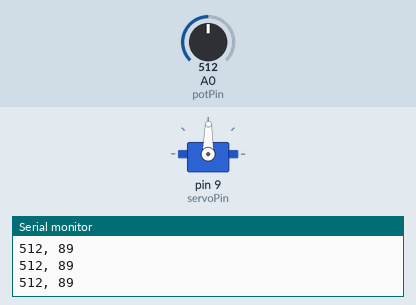
This sketch was run on a simulated Arduino Uno, built with avr-gcc and run on an emulated ATmega328P. Parts: servo, the last lines printed to the serial monitor. The inputs (shaded band) are chosen by the test bench; at power-on: A0 (potPin) = 512.

Above: at 1.2 s.
1.3 s: A0 (potPin) set to 557
At 2.4 s:
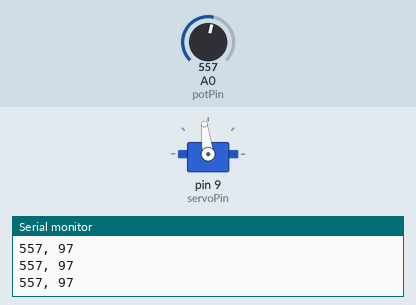
2.8 s: A0 (potPin) set to 583
At 4.0 s:
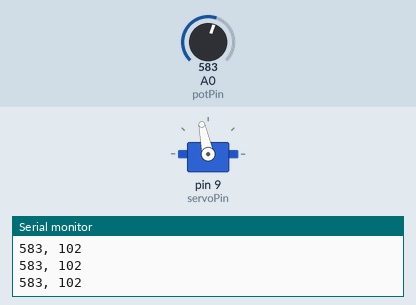
4.3 s: A0 (potPin) set to 716
At 4.6 s:
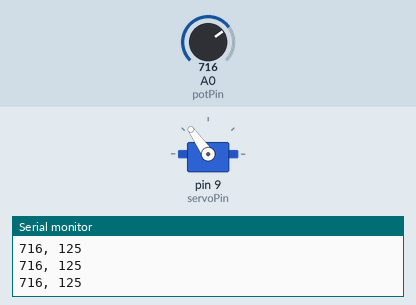
5.8 s: A0 (potPin) set to 900
At 7.0 s:
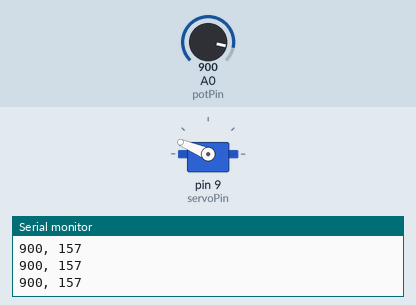
7.3 s: A0 (potPin) set to 1023
At 8.5 s:
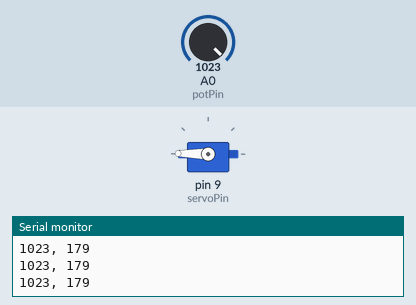
8.8 s: A0 (potPin) set to 511
At 9.4 s:
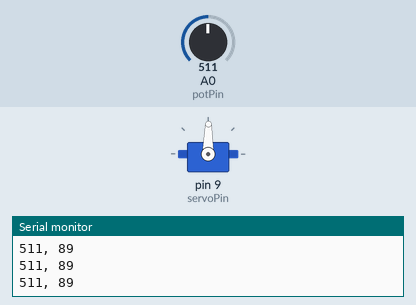
Timing chart, 0 to 11.3 s (numbered marks = the images above; inputs shaded):
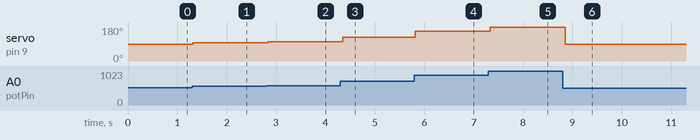

The sketch:

ejercicio_02.ino
```cpp
/* CARGAR UNA LIBRERIA "Servo.h" PARA USAR EL SERVO */

// Leer más al respecto en:
// https://www.arduino.cc/reference/en/libraries/servo/
#include <Servo.h>


/* DEFINIR VARIABLES DEL PROGRAMA */

int potPin = 0;    // Equivalente a "A0"
int servoPin = 9;  // Pin (tipo PWM) donde conectamos el servo.
int sensorValue;   // Para guardar la señal del potenciómetro.
int valorAngulo;   // Para guardar el ángulo.
int anguloMaximo = 180;  // Angulo maximo de nuestro servo.

// La librería servo provee una forma abstracta (simple) de controlar
// el servo con código. La siguiente línea "define" una variable llamada "mi_servo"
// que representa al motor dentro del programa de forma abstracta, y nos
// permite controlarlo más sencillamente:
Servo mi_servo;


/* CONFIGURAR EL ARDUINO */

void setup (){
  // Configuramos el pin conectado al potenciómetro como "input".
  // Ver más en: https://www.arduino.cc/reference/en/language/functions/digital-io/pinmode/
  pinMode(potPin, INPUT);

  // Acá especificamos en qué pin está conectado el servo.
  // Documentación: https://www.arduino.cc/reference/en/libraries/servo/attach/
  mi_servo.attach(servoPin);

  // Configurar mensajes que el arduino nos enviará
  // a traves del "serial monitor":
  Serial.begin(9600);
  // Enviar un mensaje de prueba:
  Serial.println("Señal de entrada (potenciometro), Señal de salida (angulo)");
}


/* PROGRAMAR EL CONTROL */

void loop(){

  // Leer la señal del potenciómetro.
  // Este valor es un número entero entre 0 y 1023.
  sensorValue = analogRead(potPin);

  // Convertir la señal del potenciometro (de 0 a 1023)
  // al rango de ángulos que puede girar el servo (0 1 180).
  valorAngulo = map(sensorValue, 0, 1023, 0, anguloMaximo-1);

  // Enviar señal para posicionar al servo
  // en el ángulo deseado, usando mi_servo.write()
  mi_servo.write(valorAngulo);

  // Esperemos a que el servo se mueva un poco
  // antes de enviarle otra instrucción.
  delay(50);

  // Imprimir señal del potenciómetro
  // y el valor de ángulo correspondiente
  // en el serial monitor (es solo para saber).
  Serial.print(sensorValue);
  Serial.print(", ");
  Serial.println(valorAngulo);
}
```

Measured:
- after the input at 1.3 s, servo on pin 9 (servoPin): 89° → 97° at once
- after the input at 2.8 s, servo on pin 9 (servoPin): 97° → 102° at once
- after the input at 4.3 s, servo on pin 9 (servoPin): 102° → 125° after 0.05 s
- after the input at 5.8 s, servo on pin 9 (servoPin): 125° → 157° at once
- after the input at 7.3 s, servo on pin 9 (servoPin): 157° → 179° at once
- after the input at 8.8 s, servo on pin 9 (servoPin): 179° → 89° after 0.05 s
